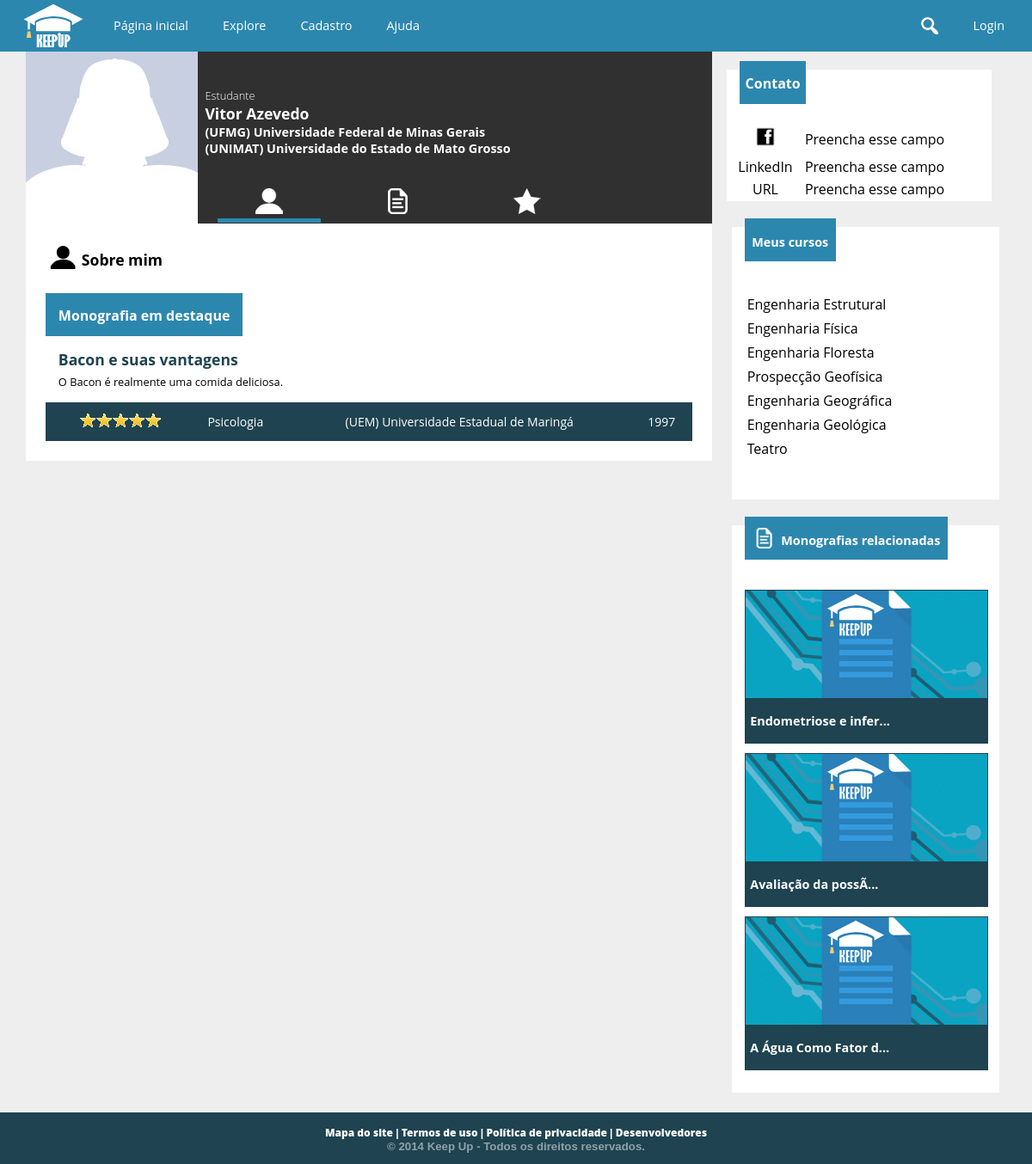
/aluno.php?u=bacon, run on the app's committed database.
### tables this page shows
CREATE TABLE `aluno` (
  `cd_aluno` int(11) NOT NULL AUTO_INCREMENT,
  `cd_usuario` int(11) NOT NULL,
  `nm_aluno` varchar(100) NOT NULL,
  `dt_nascimento` date NOT NULL,
  `tx_bio` text,
  `nm_url_avatar` text,
  `nm_fb` varchar(50) DEFAULT NULL,
  `tx_url_linkedin` text,
  `tx_url_externo` text,
  `nm_profissao` varchar(50) DEFAULT NULL,
  `cd_cidade` int(11) DEFAULT NULL,
  PRIMARY KEY (`cd_aluno`),
  UNIQUE KEY `cd_usuario` (`cd_usuario`),
  KEY `fk_alunocidade` (`cd_cidade`),
  CONSTRAINT `fk_alunocidade` FOREIGN KEY (`cd_cidade`) REFERENCES `cidade` (`cd_cidade`),
  CONSTRAINT `fk_alunousuario` FOREIGN KEY (`cd_usuario`) REFERENCES `usuario` (`cd_usuario`)
);

CREATE TABLE `escola` (
  `cd_escola` int(11) NOT NULL AUTO_INCREMENT,
  `cd_usuario` int(11) NOT NULL,
  `nm_escola` varchar(300) NOT NULL,
  `nm_cnpj` char(14) NOT NULL,
  `tx_url_avatar` text,
  `tx_info` text,
  `tx_endereco` varchar(150) DEFAULT NULL,
  `tx_contato` text,
  `tx_url_externo` text,
  `cd_cidade` int(11) DEFAULT NULL,
  PRIMARY KEY (`cd_escola`),
  UNIQUE KEY `cd_usuario` (`cd_usuario`),
  UNIQUE KEY `nm_cnpj` (`nm_cnpj`),
  KEY `fk_escolacidade` (`cd_cidade`),
  CONSTRAINT `fk_escolacidade` FOREIGN KEY (`cd_cidade`) REFERENCES `cidade` (`cd_cidade`),
  CONSTRAINT `fk_escolausuario` FOREIGN KEY (`cd_usuario`) REFERENCES `usuario` (`cd_usuario`)
);

CREATE TABLE `trabalho` (
  `cd_trabalho` int(11) NOT NULL AUTO_INCREMENT,
  `nm_titulo` varchar(200) NOT NULL,
  `ds_resumo` text,
  `cd_escola` int(11) NOT NULL,
  `cd_curso` int(11) NOT NULL,
  `dt_publicado` datetime NOT NULL,
  `aa_publicacao` int(4) NOT NULL,
  `tx_pchave` varchar(255) DEFAULT '',
  PRIMARY KEY (`cd_trabalho`),
  KEY `fk_trabalhoescola` (`cd_escola`),
  KEY `fk_trabalhocurso` (`cd_curso`),
  CONSTRAINT `fk_trabalhocurso` FOREIGN KEY (`cd_curso`) REFERENCES `curso` (`cd_curso`),
  CONSTRAINT `fk_trabalhoescola` FOREIGN KEY (`cd_escola`) REFERENCES `escola` (`cd_escola`)
);

CREATE TABLE `curso` (
  `cd_curso` int(11) NOT NULL AUTO_INCREMENT,
  `nm_curso` varchar(100) NOT NULL,
  `vl_nivel` tinyint(4) NOT NULL,
  `cd_area` int(11) NOT NULL,
  PRIMARY KEY (`cd_curso`),
  UNIQUE KEY `nm_curso` (`nm_curso`),
  KEY `fk_curso_area` (`cd_area`),
  CONSTRAINT `fk_curso_area` FOREIGN KEY (`cd_area`) REFERENCES `area` (`cd_area`)
);

### conexao.class.php (called while the page is built, shortened)
<?php
class Conexao {
	private $host = "localhost";
	private $usuario = "root";
	private $senha = "usbw";
	private $banco = "keepup";
	private function conectar() {
		if($this->conexao = mysql_connect($this->host, $this->usuario, $this->senha)) {
			if($this->conexaoBanco = mysql_select_db($this->banco)) {
				return $this;
			}
		}
		die("conexao.class:20". mysql_error());
	}
	public function consultar($sql) {
		if($query = mysql_query($sql)) {
			$arr_resultado = array();
			while($resultado = mysql_fetch_array($query)) {
				array_push($arr_resultado, $resultado);
			}
			return $arr_resultado;
		}
		else {
			echo "conexao:39: ".mysql_error();
			$this->desconectar();
			return false;
		}
	}
}
?>

### public_html/php/mediaAvaliacao.php (called while the page is built, shortened)
<?php
$somaAvaliacoes = "SELECT sum(vl_voto) FROM voto WHERE cd_trabalho = $cd_trabalho";
$soma = $conexao->consultar($somaAvaliacoes);
    if($soma[0][0] <> null) {
                $qtVotos = $conexao->consultar("SELECT count(vl_voto) FROM voto WHERE cd_trabalho = $cd_trabalho");
                $total =  (int)$soma[0][0];
                $divide = (int)$qtVotos[0][0];
                $media = $total/$divide;
                $media = number_format($media, 1);
                $decimal = explode('.', $media);
                $comparar = $decimal[1];
                if($comparar <=5 ) { $media = floor($media);}
    }
?>

### public_html/aluno.php (the view, shortened to what this page needs)
<?php
require("../conexao.class.php");
$conexao = new Conexao();
if(isset($_GET["u"])) {
	$nm_login = $_GET['u'];
	$usuario = "SELECT cd_usuario, CONVERT(ic_desativado, SIGNED) 'ic_desativado' FROM usuario WHERE nm_login = '$nm_login'";
	$pageuser = $conexao->consultar($usuario);
    if(sizeof($pageuser) != 0 and $pageuser[0]["ic_desativado"] != 1) {
    	$comando = "SELECT * FROM aluno WHERE cd_usuario = {$pageuser[0]['cd_usuario']}";
    	$aluno = $conexao->consultar($comando);
    	$cd_aluno = $aluno[0]["cd_aluno"];
    	$matricula = $conexao->consultar(
            "SELECT e.nm_escola
            FROM escola e, matricula m
    		WHERE
                e.cd_escola = m.cd_escola AND
                m.cd_aluno = $cd_aluno");
    	$consulta = "SELECT t.* FROM autoria a, trabalho t WHERE a.cd_aluno = $cd_aluno and t.cd_trabalho = a.cd_trabalho";
    	$trabalhosAluno = $conexao->consultar($consulta);
    	$cont = 0;
    	foreach ($trabalhosAluno as $cadatrabalho) {
    		$cont = $cont + 1;
    		$comando = "SELECT SUM(vl_voto) AS soma FROM voto WHERE cd_trabalho = {$cadatrabalho["cd_trabalho"]}";
    		$notatrabalho = $conexao->consultar($comando);
    		if($cont == 1)	{
    				$maiornota = $notatrabalho;
    				$trabalhodestaque = $cadatrabalho['cd_trabalho'];
    		}
    		else {
    			if ($notatrabalho > $maiornota)	{
    					$maiornota = $notatrabalho;
    					$trabalhodestaque = $cadatrabalho['cd_trabalho'];
    			}
    		}
    	}
    	if(isset($trabalhodestaque))
    	{
    	$consulta =
    			"SELECT * FROM trabalho
    			WHERE cd_trabalho = $trabalhodestaque";
    	$trabalhoTop = $conexao->consultar($consulta);
         $nomeCurso = $conexao->consultar("SELECT c.nm_curso
                FROM trabalho t, curso c WHERE t.cd_trabalho = {$trabalhoTop[0]['cd_trabalho']}
                AND t.cd_curso = c.cd_curso");
          $nomeInstituicao = $conexao->consultar("SELECT nm_escola
            FROM escola WHERE cd_escola = {$trabalhoTop[0]['cd_escola']}");
        	}
          $cursosquery =
            "SELECT c.*
            FROM curso c, cursando cu
            WHERE
                cu.cd_curso = c.cd_curso and
                cu.cd_aluno = {$aluno[0]["cd_aluno"]}";
          $cursosAluno = $conexao->consultar($cursosquery);
        $relacionadas = "SELECT t.* FROM trabalho t, curso c WHERE t.cd_curso = c.cd_curso and (";
        $i = 1;
        $ncursos = sizeof($cursosAluno);
        foreach($cursosAluno as $curso) {
            $relacionadas .= "t.cd_curso = {$curso["cd_curso"]}";
            if($i< $ncursos) {
                $relacionadas .= " OR ";
            }
            $i++;
        }
        $relacionadas .= ") ORDER BY rand() LIMIT 3";
        $relacionados = $conexao->consultar($relacionadas);
    }
    else {
        $inexistente = true;
    }
}
else $inexistente = true;
   ?>
<!doctype html>
<html>
<head>
<link href="cs/global.css" type="text/css" rel="stylesheet">
<link href="cs/estilo_user.css" rel="stylesheet" type="text/css">
</head>
<body>
<?php include "header.php"; ?>
     <div id="usuario">
    	 <div id="lado_left">
            <div id="foto_perfil_usuario" style="background-image:url(<?php if($aluno[0]['nm_url_avatar'] <> '')
			echo 'images/upload/'.$pageuser[0]["cd_usuario"]."/".$aluno[0]['nm_url_avatar'];
		else
			echo 'images/default/usericon.png';
		?>)"> </div>
            <div id="dados_usuario">
                <div id="texto_dados">
                    <h3> Estudante </h3>
                    <h1><?php echo  $aluno[0]["nm_aluno"]; ?></h1>
                    <h2><?php foreach($matricula as $matriculado) echo "{$matriculado["nm_escola"]}<br>"; ?></h2>
                </div>
                <div id="icones_dados">
                <a href="?ver=perfil&amp;u=<?php echo $nm_login; ?>">	<div class="bot_perfil" id="profile" <?php if(!isset($_GET["ver"]) or $_GET["ver"] == "perfil"){ ?>style="border-bottom:5px solid #2c87af" <?php } ?>> </div> </a>
                <a href="?ver=trabalhos&amp;u=<?php echo $nm_login; ?>">    <div class="bot_perfil" id="monografias" <?php if(isset($_GET["ver"]) and $_GET["ver"] == "trabalhos"){ ?>style="border-bottom:5px solid #2c87af" <?php } ?>> </div> </a>
                <a href="?ver=favoritos&amp;u=<?php echo $nm_login; ?>" >    <div class="bot_perfil" id="favoritos" <?php if(isset($_GET["ver"]) and $_GET["ver"] == "favoritos"){ ?>style="border-bottom:5px solid #2c87af" <?php } ?>> </div> </a>
                </div>
            </div>
		</div>
        <div id="lado_right">
        	<div id="contato">
            	<header class="UltimosTrabalhos" style="background-color:white;">
                          <div class="latest_posts" style="margin:-10px auto auto 5%;"> <h1>  Contato </h1> </div>
                </header>
                <table style="background-color:white">
                	<tr>
                    	<td> <img src="images/face.png" width="30"></td>
                        <td style="text-align:left;"> <?php if($aluno[0]['nm_fb'] != "") {echo "www.facebook.com/".$aluno[0]['nm_fb'];}
    	else { echo "Preencha esse campo";} ?> </td>
                    </tr>
                    <tr>
                    	<td> LinkedIn </td>
                        <td style="text-align:left;"> <?php if($aluno[0]['tx_url_linkedin'] != "") {echo "".$aluno[0]['tx_url_linkedin'];}
    	else { echo "Preencha esse campo";} ?> </td>
                    </tr>
                    <tr>
                    	<td>URL</td>
                        <td style="text-align:left;"> <?php if($aluno[0]['tx_url_externo'] != "" ) { echo "".$aluno[0]['tx_url_externo'];}
    	else { echo "Preencha esse campo";} ?></td>
                    </tr>
                </table>
            </div>
        </div>
   </div>
     <section id="descricao_usuario">
        <?php if (isset($_GET["ver"]) and $_GET["ver"] == "trabalhos") { ?>
        <div class="esquerda">
            <table style="width:auto;">
            <tr>
                <td> <img src="images/perfil_usuario/monografias_.png" width="35px"> </td>
                <td> <h1> Meus trabalhos </h1> </td>
            </tr>
        </table>
                <div id="monografias_do_usuario">
                  <?php foreach($trabalhosAluno as $trabalho) { ?>
                    <div id="trabalho_usuario">
                    <a href="trabalho.php?t=<?php echo $trabalho["cd_trabalho"]; ?>">
                        <div class="trabalho_esquerda">
                            <div id="img_cada_trabalho"> </div>
                        </div>
                        <div class="trabalho_direita">
                            <h1><?php echo $trabalho["nm_titulo"]; ?></h1>
                            <p><?php echo substr($trabalho["ds_resumo"], 0, 200) . "...";
 ?></p>
                        </div>
                        </a>
                    </div>
                    <?php } ?>
<?php
                    } else { ?>
        <div class="esquerda">
        <table style="width:auto;">
            <tr>
                <td> <img src="images/perfil_usuario/profile_.png" width="35px"> </td>
                <td> <h1> Sobre mim </h1> </td>
            </tr>
        </table>
             <div id="monografias_do_usuario">
                <div id="trabalhos">
    <?php if(isset($trabalhoTop)) { ?>
                    <header class="UltimosTrabalhos">
                          <div class="latest_posts"> <h1>  Monografia em destaque </h1> </div>
                    </header>
                    <a href="trabalho.php?t=<?php echo $trabalhoTop[0]["cd_trabalho"]; ?>">
                    <div id="monografia_destaque">
                        <div id="titulo_monografia_destaque">
                            <h1><?php echo $trabalhoTop[0]['nm_titulo']; ?></h1>
                            <p><?php echo $trabalhoTop[0]['ds_resumo'];?>
 </p>
                        </div>
                    </div>
                    </a>
                    <footer class="rodape_mono">
                        <table>
                            <tr>
                                <td><?php $cd_trabalho = $trabalhoTop[0]['cd_trabalho'];
                                require("php/mediaAvaliacao.php");
                                if(isset($media)) { switch($media) {
                                    case 5:
                                        echo "<img src='images/index_icons/cincoestrelas.png'>";
                                        break; }  }?>
                              </td>
                                <td>
                                <a href="../escola/Escola_monos.html"><?php echo $nomeCurso[0]['nm_curso'];?></a> </td>
                                <td> <a href="../escola/Escola.html"><?php echo $nomeInstituicao[0]['nm_escola']; ?></a> </td>
                                <td><?php echo $trabalhoTop[0]["aa_publicacao"]; ?></td>
                            </tr>
                        </table>
                 </footer>
                    <?php } ?>
                    </div>
                </div>
            </div>
        <?php } ?>
        <aside class="direita">
        	<div id="monografias_relacionadas" style="margin-top:-40px">
                    <header class="UltimosTrabalhos">
                          <div class="latest_posts">
                              <table>
                                <tr>
                                    <td> <h1> Meus cursos</h1> </td>
                                </tr>
                              </table>
                          </div>
                    </header>
            		<ul>
                        <?php foreach($cursosAluno as $curso) echo "
						<table id='table_curso'>
						<tr>
							<td> <p><a href='explore.php?pesquisa=&amp;curso={$curso["cd_curso"]}'>{$curso["nm_curso"]}</a></p> </td>
						</tr>
						</table>
						"; ?>
                    </ul>
                </div>
           <?php if(sizeof($relacionados) > 0) { ?>
            <div id="monografias_relacionadas">
                    <header class="UltimosTrabalhos">
                          <div class="latest_posts">
                              <table>
                                <tr>
                                    <td> <img src="images/perfil_usuario/monografias.png" width="30"> </td>
                                    <td> <h1> Monografias relacionadas </h1> </td>
                                </tr>
                              </table>
                          </div>
                    </header>
                    <?php foreach ($relacionados as $trabalhoRelacionado) {
                    if($trabalhoRelacionado['cd_trabalho'] <> $trabalhoTop[0]['cd_trabalho']){   ?>
                    <a href="trabalho.php?t=<?php echo $trabalhoRelacionado['cd_trabalho'];?>">
                         <div id="mono_recente">
                            <div class="imagem_monografia_relacionada"  style="background-image: url(images/imagens_monografias/img_vis.jpg)" id="relacionada_1"> </div>
                            <footer class="titulo_relacionada"> <h1> <?php echo substr($trabalhoRelacionado['nm_titulo'], 0, 20) . "...";?> </h1> </footer>
                        </div>
                    </a>
                    <?php }}?>
                </div>
           <?php } ?>
        </aside>
     </section>
    	<?php include 'footer.php'; ?>
</body>
</html>

### data on the page
aluno: nm_aluno "Vitor Azevedo"
escola: nm_escola "(UFMG) Universidade Federal de Minas Gerais"
escola: nm_escola "(UNIMAT) Universidade do Estado de Mato Grosso"
trabalho: nm_titulo "Bacon e suas vantagens", ds_resumo "O Bacon é realmente uma comida deliciosa.", aa_publicacao "1997"
curso: nm_curso "Psicologia"
escola: nm_escola "(UEM) Universidade Estadual de Maringá"
curso: nm_curso "Engenharia Estrutural"
curso: nm_curso "Engenharia Física"
curso: nm_curso "Engenharia Floresta"
curso: nm_curso "Prospecção Geofísica"
curso: nm_curso "Engenharia Geográfica"
curso: nm_curso "Engenharia Geológica"
curso: nm_curso "Teatro"
trabalho: nm_titulo "Endometriose e infer"
trabalho: nm_titulo "Avaliação da possÃ"
trabalho: nm_titulo "A Água Como Fator d"
